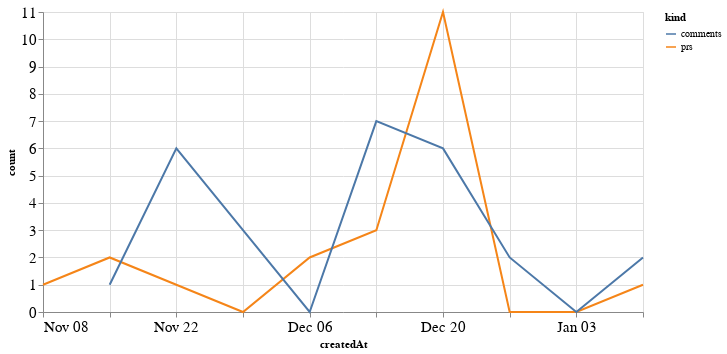

The cell this chart's notebook holds for it:
### Code cell
alt.Chart(total_time, width=600).mark_line().encode(
    x='createdAt',
    y='count',
    color='kind'
)

### Figure 1 — Vega-Lite specification as saved in the notebook (floating-point values rounded to 4 significant figures)
{"config": {"axisLeft": {"labelFontSize": 15}, "axisBottom": {"labelFontSize": 15}}, "data": {"name": "data-968825fdc36d4057c2252f19ce6d2f7c"}, "mark": "line", "encoding": {"color": {"type": "nominal", "field": "kind"}, "x": {"type": "temporal", "field": "createdAt"}, "y": {"type": "quantitative", "field": "count"}}, "width": 600, "$schema": "https://vega.github.io/schema/vega-lite/v4.8.1.json", "datasets": {"data-968825fdc36d4057c2252f19ce6d2f7c": [{"createdAt": "2020-11-08T00:00:00", "kind": "prs", "count": 1.0}, {"createdAt": "2020-11-15T00:00:00", "kind": "prs", "count": 2.0}, {"createdAt": "2020-11-22T00:00:00", "kind": "prs", "count": 1.0}, {"createdAt": "2020-11-29T00:00:00", "kind": "prs", "count": 0.0}, {"createdAt": "2020-12-06T00:00:00", "kind": "prs", "count": 2.0}, {"createdAt": "2020-12-13T00:00:00", "kind": "prs", "count": 3.0}, {"createdAt": "2020-12-20T00:00:00", "kind": "prs", "count": 11.0}, {"createdAt": "2020-12-27T00:00:00", "kind": "prs", "count": 0.0}, {"createdAt": "2021-01-03T00:00:00", "kind": "prs", "count": 0.0}, {"createdAt": "2021-01-10T00:00:00", "kind": "prs", "count": 1.0}, {"createdAt": "2020-11-08T00:00:00", "kind": "comments", "count": null}, {"createdAt": "2020-11-15T00:00:00", "kind": "comments", "count": 1.0}, {"createdAt": "2020-11-22T00:00:00", "kind": "comments", "count": 6.0}, {"createdAt": "2020-11-29T00:00:00", "kind": "comments", "count": 3.0}, {"createdAt": "2020-12-06T00:00:00", "kind": "comments", "count": 0.0}, {"createdAt": "2020-12-13T00:00:00", "kind": "comments", "count": 7.0}, {"createdAt": "2020-12-20T00:00:00", "kind": "comments", "count": 6.0}, {"createdAt": "2020-12-27T00:00:00", "kind": "comments", "count": 2.0}, {"createdAt": "2021-01-03T00:00:00", "kind": "comments", "count": 0.0}, {"createdAt": "2021-01-10T00:00:00", "kind": "comments", "count": 2.0}]}}
